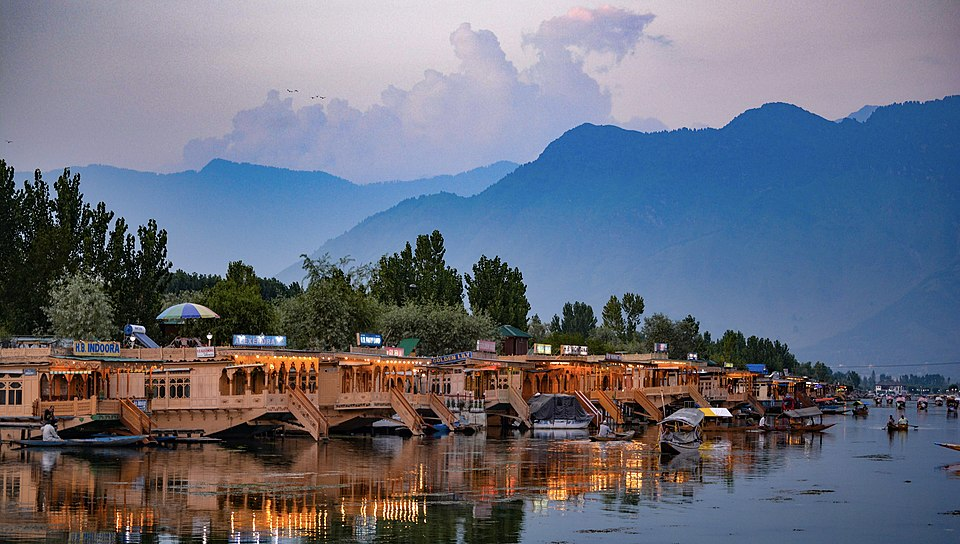
#> input picture 9_Thresholding_and_Edge_Detection/2_Edge_Detection/Kashmir.jpg, 960 x 544 px, found by its file name
$ python 2_sobel_edge_detection.py
#> lines starting #> are read from the running program, lines starting #| are printed output that depends on the picture
import cv2 as cv
import numpy as np

img = cv.imread('kashmir.jpg')
#> img is the input picture: shape (544, 960, 3); mean B, G, R 123.6, 109.1, 105.3

gray = cv.cvtColor(img, cv.COLOR_BGR2GRAY)
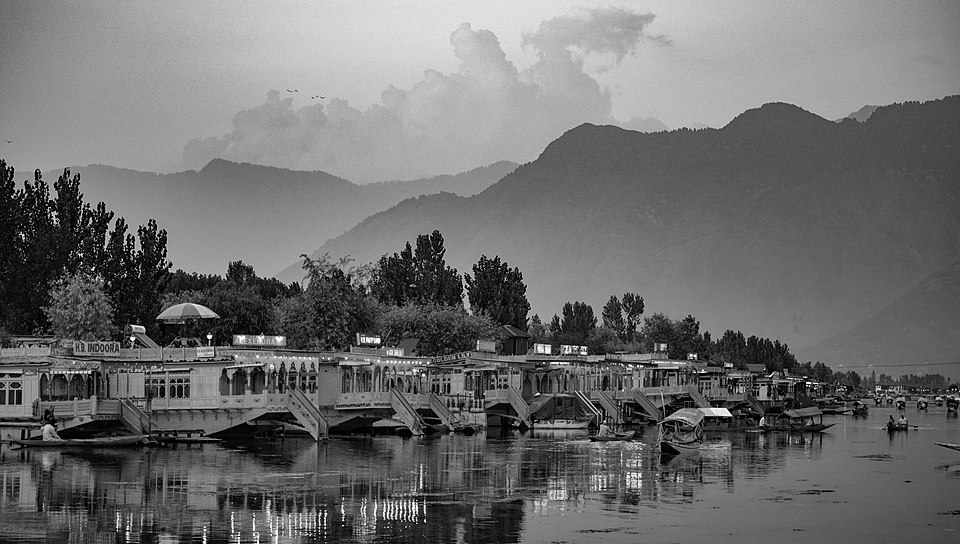
#> gray: shape (544, 960); min 0, max 254, mean 109.6
cv.imshow('Gray', gray)

sobelx = cv.Sobel(gray, cv.CV_64F, 1, 0, ksize=3)
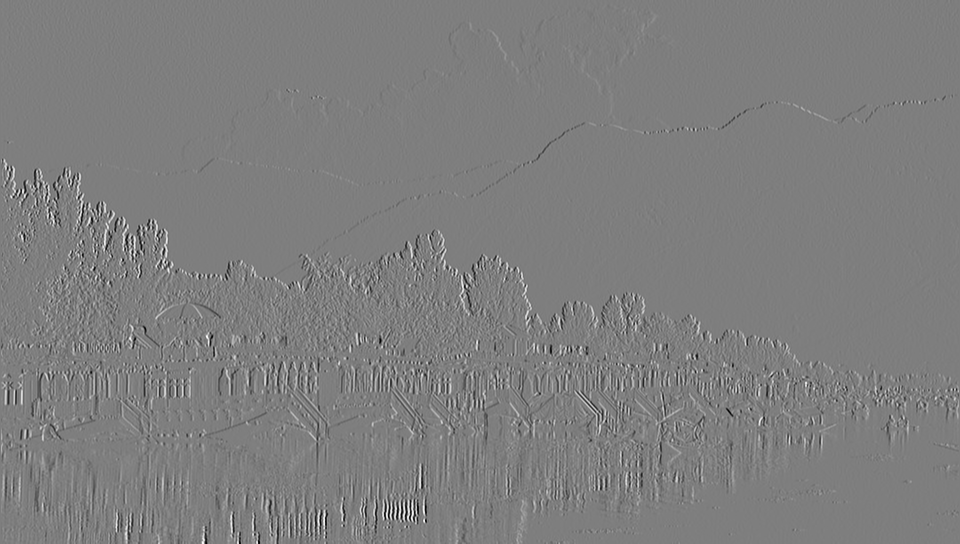
#> sobelx: shape (544, 960) float64; min -897, max 910, mean 0.1; drawn with min black and max white
sobely = cv.Sobel(gray, cv.CV_64F, 0, 1, ksize=3)
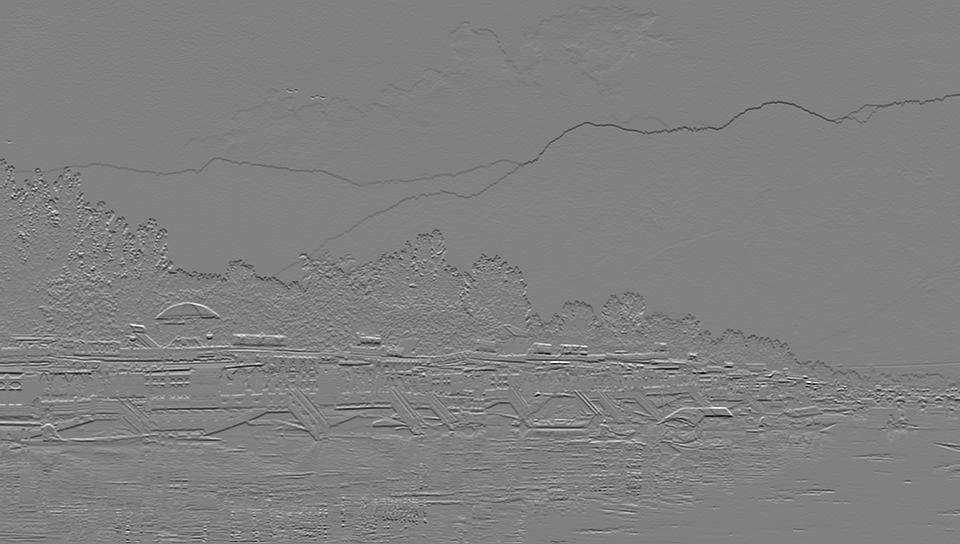
#> sobely: shape (544, 960) float64; min -995, max 977, mean -1.7; drawn with min black and max white
sobel_combined = cv.bitwise_or(sobelx, sobely)
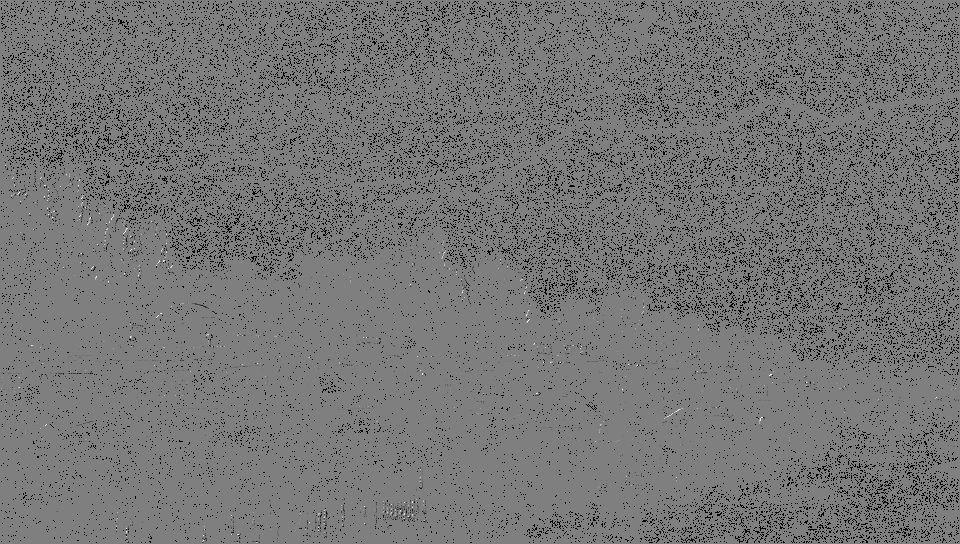
#> sobel_combined: shape (544, 960) float64; 8.83% of the values are NaN or infinite; the others: min -130944, max 130944, mean -266.8; drawn with min black, max white, NaN and infinite black

cv.imshow('Sobel X', sobelx)
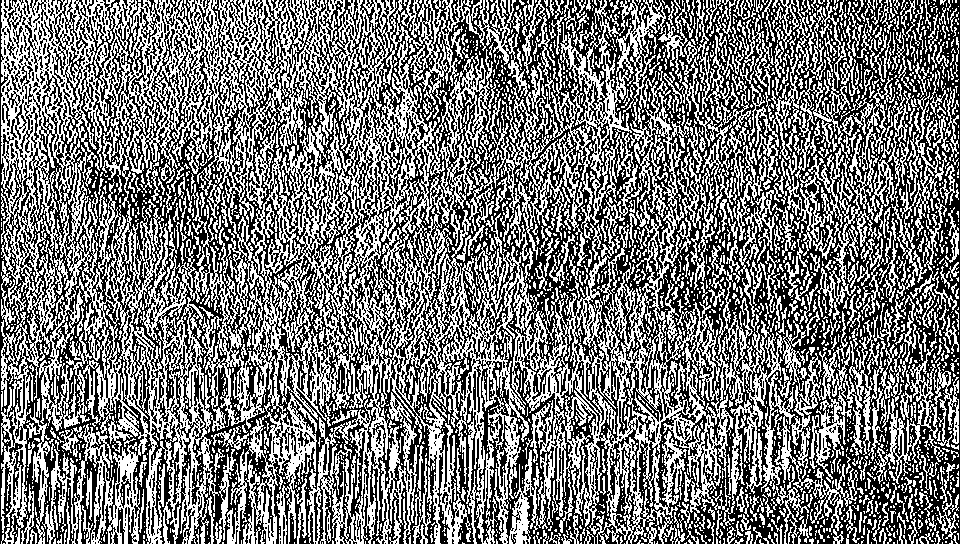
#> window 'Sobel X': shape (544, 960); 47.1% white in thin lines or dots
cv.imshow('Sobel Y', sobely)
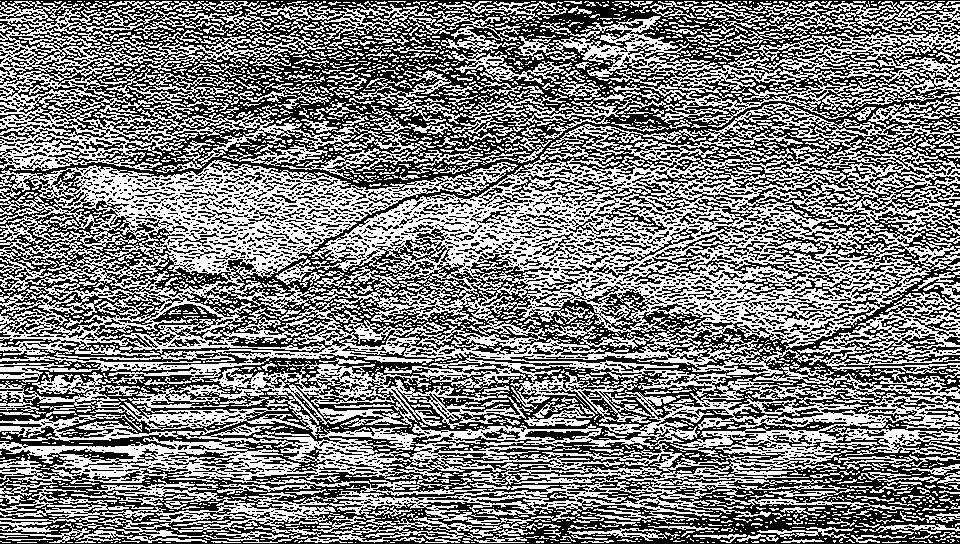
#> window 'Sobel Y': shape (544, 960); 49.7% white in thin lines or dots
cv.imshow('Sobel Combined', sobel_combined)
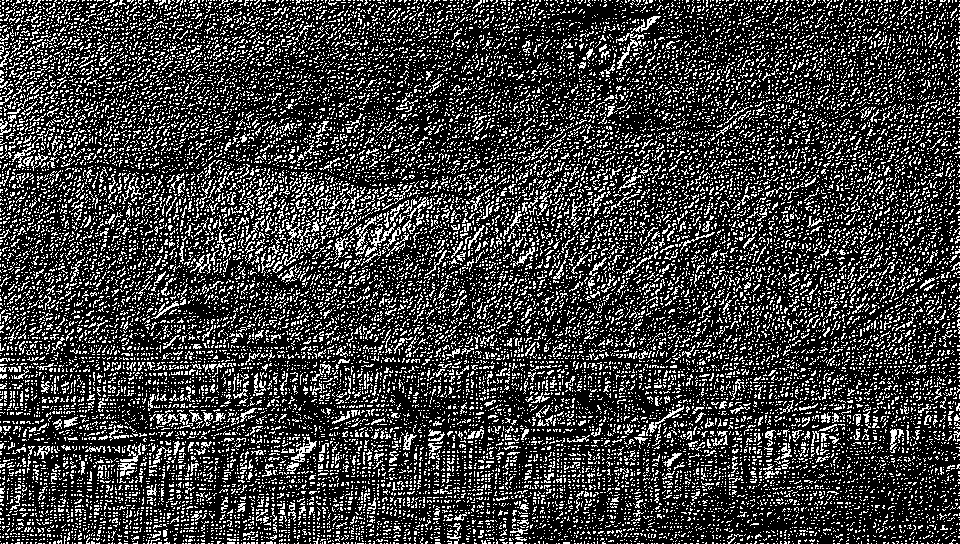
#> window 'Sobel Combined': shape (544, 960); 24.2% white in thin lines or dots

cv.waitKey(0)
